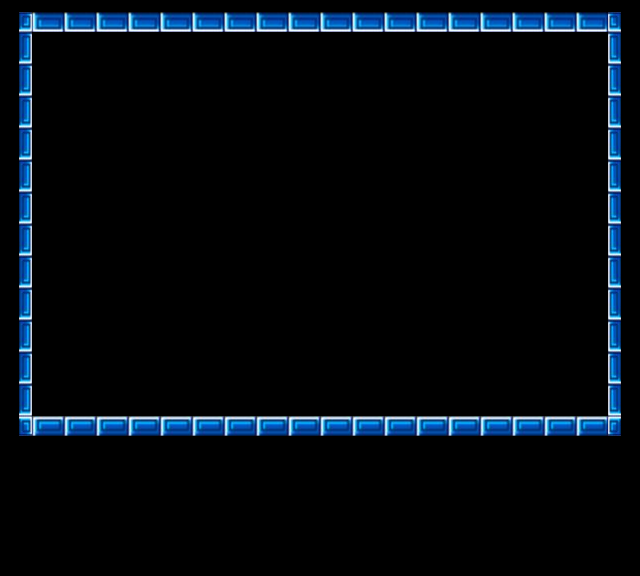

A 2D game scene composited from a Tiled map and its tileset images. What follows is a short description and the map's XML, with each tile layer's data collapsed to a summary:
An orthogonal 20x18 tile map with 32x32 px tiles, 2 tile layers (escenario, plataformas) and 3 objects (bola-verde-xl-de, personaje, bola-verde-xl-iz).

<map version="1.0" orientation="orthogonal" width="20" height="18" tilewidth="32" tileheight="32">
 <properties>
  <property name="imagen_fondo" value="fondo-nivel1" />
  <property name="imagen_tileset" value="tileset" />
  <property name="musica" value="musica-nivel1" />
  <property name="x0" value="32" />
  <property name="x1" value="608" />
  <property name="xml_bola" value="/apps/wiipang/xml/bola.xml" />
  <property name="xml_gancho" value="/apps/wiipang/xml/gancho.xml" />
  <property name="y0" value="32" />
  <property name="y1" value="416" />
 </properties>
 <tileset firstgid="1" name="tileset" tilewidth="32" tileheight="32">
  <image source="../media/tileset.bmp" trans="ff00ff" width="96" height="96" />
 </tileset>
 <layer name="escenario" width="20" height="18">
  <data>[360 cells, 0 non-empty, 0 distinct tile ids]</data>
 </layer>
 <layer name="plataformas" width="20" height="18">
  <data>[360 cells, 64 non-empty, 8 distinct tile ids]</data>
 </layer>
 <objectgroup name="actores" width="20" height="18">
  <object name="verde-xl" type="bola-verde-xl-de" x="32" y="32" width="32" height="32">
   <properties>
    <property name="xml" value="/apps/wiipang/xml/bola.xml" />
   </properties>
  </object>
  <object name="Pj" type="personaje" x="288" y="352" width="64" height="64">
   <properties>
    <property name="jugador" value="pj1" />
    <property name="xml" value="/apps/wiipang/xml/personaje.xml" />
   </properties>
  </object>
  <object name="verde-xl" type="bola-verde-xl-iz" x="512" y="32" width="32" height="32">
   <properties>
    <property name="xml" value="/apps/wiipang/xml/bola.xml" />
   </properties>
  </object>
 </objectgroup>
</map>
